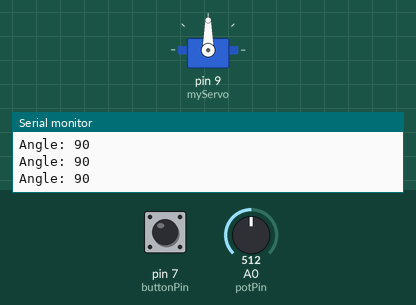
This sketch was run on a simulated Arduino Uno, built with avr-gcc and run on an emulated ATmega328P. On the bench: servo, the last lines printed to the serial monitor. The test bench sets the inputs (shaded band); at power-on: A0 (potPin) = 512, pin 7 (buttonPin) LOW.

Above: at 1.2 s.
1.3 s: A0 (potPin) set to 60
At 1.8 s:
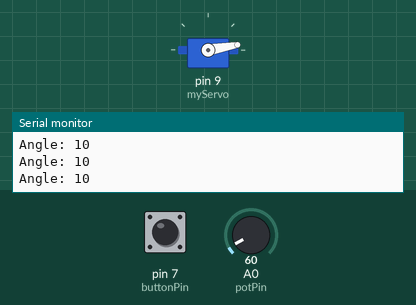
2.8 s: A0 (potPin) set to 54
At 4.0 s:
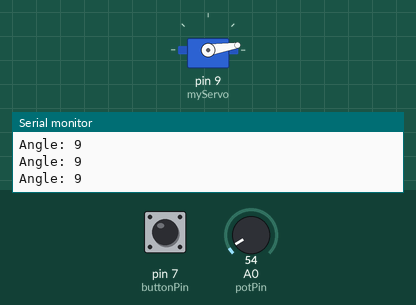
4.3 s: pin 7 (buttonPin) pulled HIGH for 0.15 s
At 4.37 s:
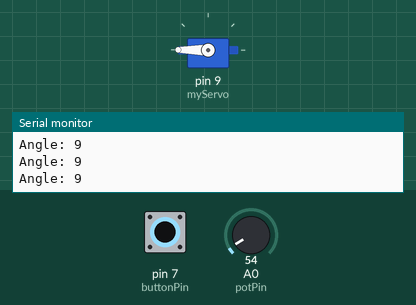
5.9 s: A0 (potPin) set to 122
At 6.5 s:
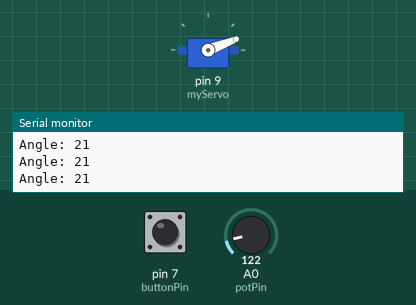
7.4 s: A0 (potPin) set to 554
At 8.6 s:
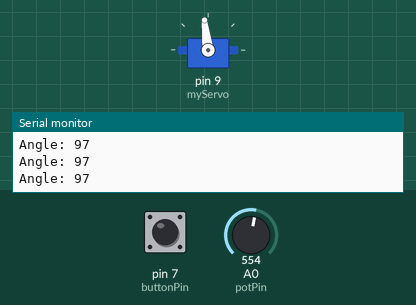
8.9 s: A0 (potPin) set to 585
At 9.7 s:
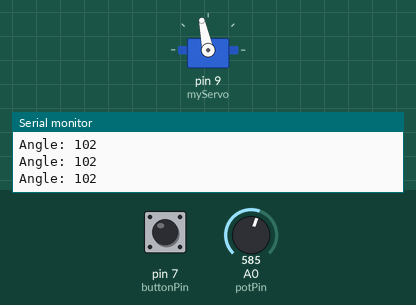
Timing chart, 0 to 11.4 s (numbered marks = the images above; inputs shaded):
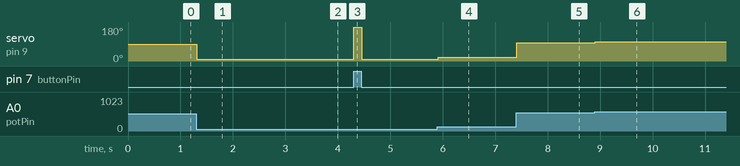

Measured:
- after the input at 1.3 s, servo on pin 9 (myServo): 90° → 10° at once
- after the input at 2.8 s, servo on pin 9 (myServo): 10° → 9° at once
- after the input at 4.3 s, servo on pin 9 (myServo): 9° → 180° at once, → 9° 0.15 s later
- after the input at 5.9 s, servo on pin 9 (myServo): 9° → 21° at once
- after the input at 7.4 s, servo on pin 9 (myServo): 21° → 97° at once
- after the input at 8.9 s, servo on pin 9 (myServo): 97° → 102° at once

The sketch:

lesson_06_servo_motor.ino
```cpp
/*
  Lesson 6 Servo Motor
  Arduino for Kids Curriculum

  This program uses a potentiometer to control the angle of a servo motor.

  // Code repository: github.com/RohanM1212/arduino-for-kids
*/

#include <Servo.h>

Servo myServo;

int potPin = A0;
int buttonPin = 7;
int potValue = 0;
int angle = 0;
int buttonState = 0;

void setup() {
  myServo.attach(9);
  pinMode(buttonPin, INPUT);
  Serial.begin(9600);
}

void loop() {

  buttonState = digitalRead(buttonPin);

  if (buttonState == HIGH) {
    myServo.write(180);
  } else {
    potValue = analogRead(potPin);
    angle = map(potValue, 0, 1023, 0, 180);
    myServo.write(angle);
  }

  Serial.print("Angle: ");
  Serial.println(angle);

  delay(15);

}

//Expirement with it:
// - Change the button to send the servo to 0 instead of 180. Release and it follows the knob again.
// - Make the servo sweep back and forth automatically using a for loop. (Hint: myServo.write(i) inside the loop)
// - Add an LED that gets brighter as the servo angle increases. (Hint: use the angle variable with analogWrite)
```
